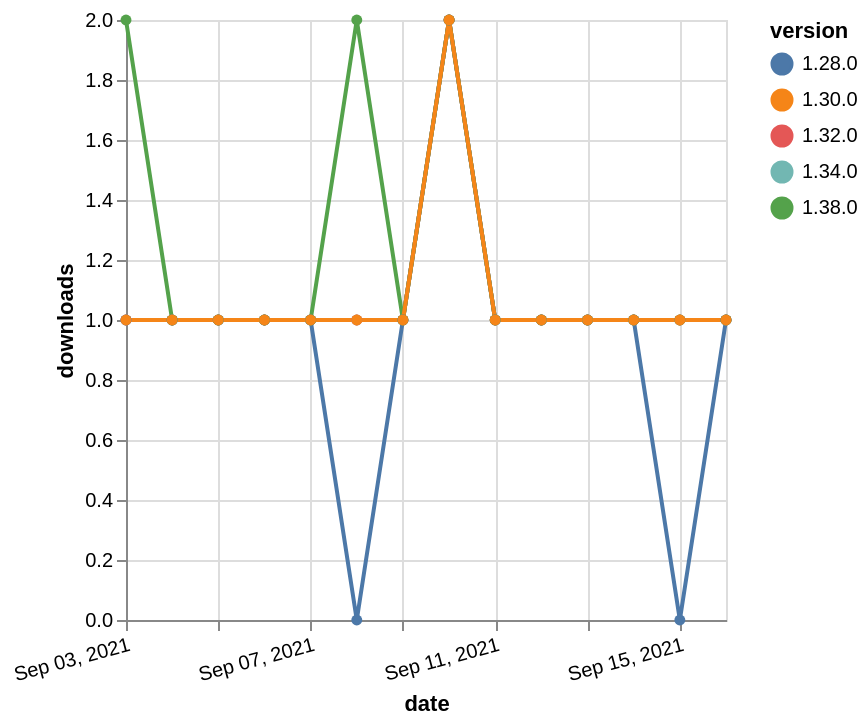

The Vega-Lite source for this figure:
### Vega-Lite specification from a JSON file in a GitHub repository (floating-point values rounded to 4 significant figures)
{"$schema": "https://vega.github.io/schema/vega-lite/v5.json", "description": "A simple bar chart with embedded data.", "data": {"values": [{"date": "2021-09-03", "total": 167, "delta": 1, "version": "1.34.0"}, {"date": "2021-09-04", "total": 168, "delta": 1, "version": "1.34.0"}, {"date": "2021-09-05", "total": 169, "delta": 1, "version": "1.34.0"}, {"date": "2021-09-06", "total": 170, "delta": 1, "version": "1.34.0"}, {"date": "2021-09-07", "total": 171, "delta": 1, "version": "1.34.0"}, {"date": "2021-09-08", "total": 172, "delta": 1, "version": "1.34.0"}, {"date": "2021-09-09", "total": 173, "delta": 1, "version": "1.34.0"}, {"date": "2021-09-10", "total": 175, "delta": 2, "version": "1.34.0"}, {"date": "2021-09-11", "total": 176, "delta": 1, "version": "1.34.0"}, {"date": "2021-09-12", "total": 177, "delta": 1, "version": "1.34.0"}, {"date": "2021-09-13", "total": 178, "delta": 1, "version": "1.34.0"}, {"date": "2021-09-14", "total": 179, "delta": 1, "version": "1.34.0"}, {"date": "2021-09-15", "total": 180, "delta": 1, "version": "1.34.0"}, {"date": "2021-09-16", "total": 181, "delta": 1, "version": "1.34.0"}, {"date": "2021-09-03", "total": 192, "delta": 1, "version": "1.32.0"}, {"date": "2021-09-04", "total": 193, "delta": 1, "version": "1.32.0"}, {"date": "2021-09-05", "total": 194, "delta": 1, "version": "1.32.0"}, {"date": "2021-09-06", "total": 195, "delta": 1, "version": "1.32.0"}, {"date": "2021-09-07", "total": 196, "delta": 1, "version": "1.32.0"}, {"date": "2021-09-08", "total": 197, "delta": 1, "version": "1.32.0"}, {"date": "2021-09-09", "total": 198, "delta": 1, "version": "1.32.0"}, {"date": "2021-09-10", "total": 200, "delta": 2, "version": "1.32.0"}, {"date": "2021-09-11", "total": 201, "delta": 1, "version": "1.32.0"}, {"date": "2021-09-12", "total": 202, "delta": 1, "version": "1.32.0"}, {"date": "2021-09-13", "total": 203, "delta": 1, "version": "1.32.0"}, {"date": "2021-09-14", "total": 204, "delta": 1, "version": "1.32.0"}, {"date": "2021-09-15", "total": 205, "delta": 1, "version": "1.32.0"}, {"date": "2021-09-16", "total": 206, "delta": 1, "version": "1.32.0"}, {"date": "2021-09-03", "total": 259, "delta": 1, "version": "1.28.0"}, {"date": "2021-09-04", "total": 260, "delta": 1, "version": "1.28.0"}, {"date": "2021-09-05", "total": 261, "delta": 1, "version": "1.28.0"}, {"date": "2021-09-06", "total": 262, "delta": 1, "version": "1.28.0"}, {"date": "2021-09-07", "total": 263, "delta": 1, "version": "1.28.0"}, {"date": "2021-09-08", "total": 263, "delta": 0, "version": "1.28.0"}, {"date": "2021-09-09", "total": 264, "delta": 1, "version": "1.28.0"}, {"date": "2021-09-10", "total": 266, "delta": 2, "version": "1.28.0"}, {"date": "2021-09-11", "total": 267, "delta": 1, "version": "1.28.0"}, {"date": "2021-09-12", "total": 268, "delta": 1, "version": "1.28.0"}, {"date": "2021-09-13", "total": 269, "delta": 1, "version": "1.28.0"}, {"date": "2021-09-14", "total": 270, "delta": 1, "version": "1.28.0"}, {"date": "2021-09-15", "total": 270, "delta": 0, "version": "1.28.0"}, {"date": "2021-09-16", "total": 271, "delta": 1, "version": "1.28.0"}, {"date": "2021-09-03", "total": 129, "delta": 2, "version": "1.38.0"}, {"date": "2021-09-04", "total": 130, "delta": 1, "version": "1.38.0"}, {"date": "2021-09-05", "total": 131, "delta": 1, "version": "1.38.0"}, {"date": "2021-09-06", "total": 132, "delta": 1, "version": "1.38.0"}, {"date": "2021-09-07", "total": 133, "delta": 1, "version": "1.38.0"}, {"date": "2021-09-08", "total": 135, "delta": 2, "version": "1.38.0"}, {"date": "2021-09-09", "total": 136, "delta": 1, "version": "1.38.0"}, {"date": "2021-09-10", "total": 138, "delta": 2, "version": "1.38.0"}, {"date": "2021-09-11", "total": 139, "delta": 1, "version": "1.38.0"}, {"date": "2021-09-12", "total": 140, "delta": 1, "version": "1.38.0"}, {"date": "2021-09-13", "total": 141, "delta": 1, "version": "1.38.0"}, {"date": "2021-09-14", "total": 142, "delta": 1, "version": "1.38.0"}, {"date": "2021-09-15", "total": 143, "delta": 1, "version": "1.38.0"}, {"date": "2021-09-16", "total": 144, "delta": 1, "version": "1.38.0"}, {"date": "2021-09-03", "total": 205, "delta": 1, "version": "1.30.0"}, {"date": "2021-09-04", "total": 206, "delta": 1, "version": "1.30.0"}, {"date": "2021-09-05", "total": 207, "delta": 1, "version": "1.30.0"}, {"date": "2021-09-06", "total": 208, "delta": 1, "version": "1.30.0"}, {"date": "2021-09-07", "total": 209, "delta": 1, "version": "1.30.0"}, {"date": "2021-09-08", "total": 210, "delta": 1, "version": "1.30.0"}, {"date": "2021-09-09", "total": 211, "delta": 1, "version": "1.30.0"}, {"date": "2021-09-10", "total": 213, "delta": 2, "version": "1.30.0"}, {"date": "2021-09-11", "total": 214, "delta": 1, "version": "1.30.0"}, {"date": "2021-09-12", "total": 215, "delta": 1, "version": "1.30.0"}, {"date": "2021-09-13", "total": 216, "delta": 1, "version": "1.30.0"}, {"date": "2021-09-14", "total": 217, "delta": 1, "version": "1.30.0"}, {"date": "2021-09-15", "total": 218, "delta": 1, "version": "1.30.0"}, {"date": "2021-09-16", "total": 219, "delta": 1, "version": "1.30.0"}]}, "width": "container", "mark": {"type": "line", "point": {"filled": true}}, "encoding": {"x": {"field": "date", "type": "temporal", "timeUnit": "yearmonthdate", "title": "date", "axis": {"labelAngle": -15}}, "y": {"field": "delta", "type": "quantitative", "title": "downloads"}, "color": {"field": "version", "type": "nominal"}, "tooltip": {"field": "delta"}}}
